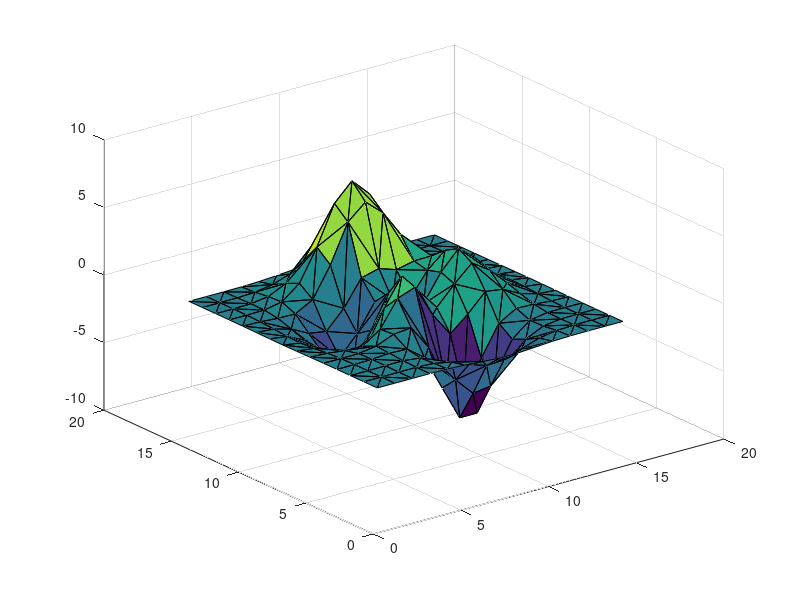

MATLAB code to generate this figure: (Note: this script raises an error after producing the figure.)
[x,y] = meshgrid(1:15,1:15);
z = peaks(15);
T = delaunay(x,y);
tsh = trisurf(T,x,y,z);
%%
mc = imread('ngc6543a.jpg');
[Imc,A] = apply_matcap(tsh,mc);